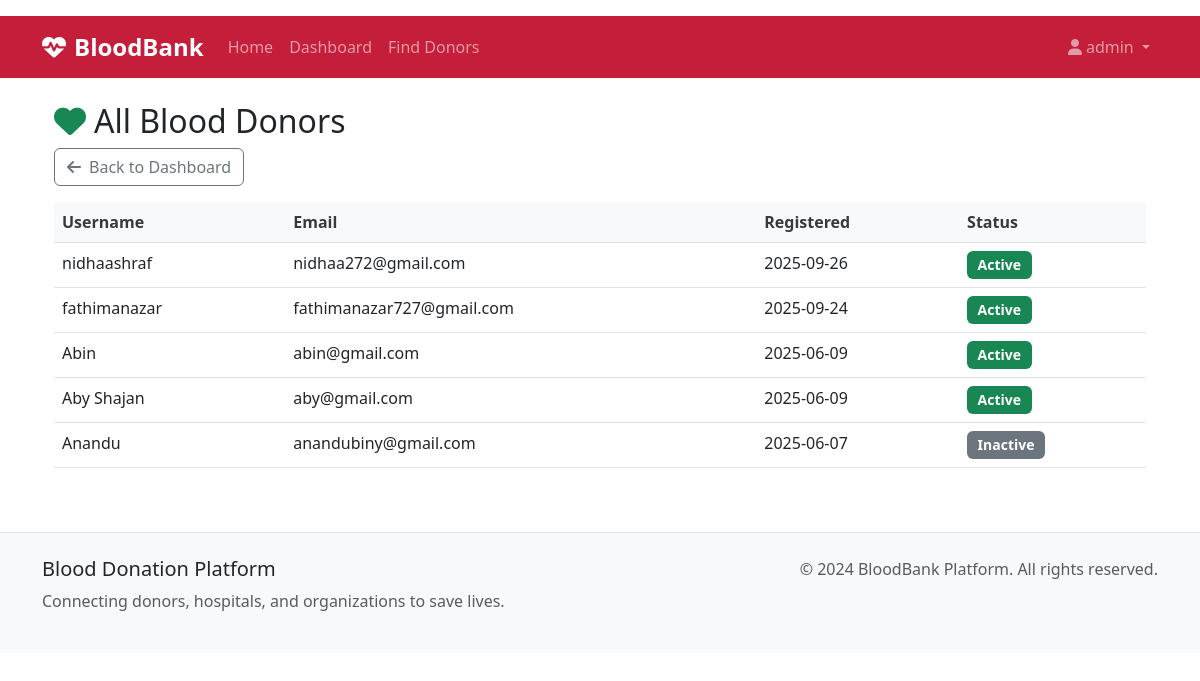
The page /admin/donors (signed in) on the database its author committed.
### models.py (models this page shows, shortened)
class User(db.Model):
    id = db.Column(db.Integer, primary_key=True)
    username = db.Column(db.String(80), unique=True, nullable=False)
    email = db.Column(db.String(120), unique=True, nullable=False)
    password_hash = db.Column(db.String(256), nullable=False)
    role = db.Column(db.String(20), nullable=False)  # donor, hospital, organization, admin
    created_at = db.Column(db.DateTime, default=datetime.utcnow)
    is_active = db.Column(db.Boolean, default=True)
    donor_profile = db.relationship('DonorProfile', backref='user', uselist=False)
    hospital_profile = db.relationship('HospitalProfile', backref='user', uselist=False)
    organization_profile = db.relationship('OrganizationProfile', backref='user', uselist=False)

### routes.py (the view)
@app.route('/admin/donors')
@role_required(['admin'])
def admin_list_donors():
    donors = User.query.filter_by(role='donor').order_by(User.created_at.desc()).all()
    return render_template('admin/list_donors.html', donors=donors)

### utils.py (called while the page is built)
def role_required(roles):
    def decorator(f):
        @wraps(f)
        def decorated_function(*args, **kwargs):
            if 'user_id' not in session:
                flash('Please log in to access this page.', 'warning')
                return redirect(url_for('login'))
            user = User.query.get(session['user_id'])
            if not user or user.role not in roles:
                flash('You do not have permission to access this page.',
                      'error')
                return redirect(url_for('dashboard'))
            return f(*args, **kwargs)
        return decorated_function
    return decorator

### templates/admin/list_donors.html (shortened to what this page needs)
{% extends 'base.html' %}
{% block content %}
<div class="container my-4">
    <h2><i class="fas fa-heart me-2 text-success"></i>All Blood Donors</h2>
    <a href="{{ url_for('admin_dashboard') }}" class="btn btn-outline-secondary mb-3">
        <i class="fas fa-arrow-left me-2"></i>Back to Dashboard
    </a>
    <div class="table-responsive">
        <table class="table table-hover">
            <thead class="table-light">
                <tr>
                    <th>Username</th>
                    <th>Email</th>
                    <th>Registered</th>
                    <th>Status</th>
                </tr>
            </thead>
            <tbody>
                {% for donor in donors %}
                <tr>
                    <td>{{ donor.username }}</td>
                    <td>{{ donor.email }}</td>
                    <td>{{ donor.created_at.strftime('%Y-%m-%d') }}</td>
                    <td>{% if donor.is_active %}<span class="badge bg-success">Active</span>{% else %}<span class="badge bg-secondary">Inactive</span>{% endif %}</td>
                </tr>
                {% endfor %}
            </tbody>
        </table>
    </div>
</div>
{% endblock %}

### static/css/styles.css (style rules this page uses)
:root { --medical-primary: #c41e3a; --medical-secondary: #8b0000; --medical-light: #f8f9fa; --medical-dark: #343a40; --medical-accent: #28a745; --medical-warning: #ffc107; --medical-info: #17a2b8; }
.table th { border-top: none; font-weight: 600; color: var(--medical-dark); background-color: var(--medical-light); }
.badge { font-size: 0.875em; padding: 0.5em 0.75em; }

### rows shown on the page
User: username "nidhaashraf", email "nidhaa272@gmail.com", created_at "2025-09-26", is_active "Active"
User: username "fathimanazar", email "fathimanazar727@gmail.com", created_at "2025-09-24", is_active "Active"
User: username "Abin", email "abin@gmail.com", created_at "2025-06-09", is_active "Active"
User: username "Aby Shajan", email "aby@gmail.com", created_at "2025-06-09", is_active "Active"
User: username "Anandu", email "anandubiny@gmail.com", created_at "2025-06-07", is_active "Inactive"

### other values the page prints
{{ session.username }} "admin"
